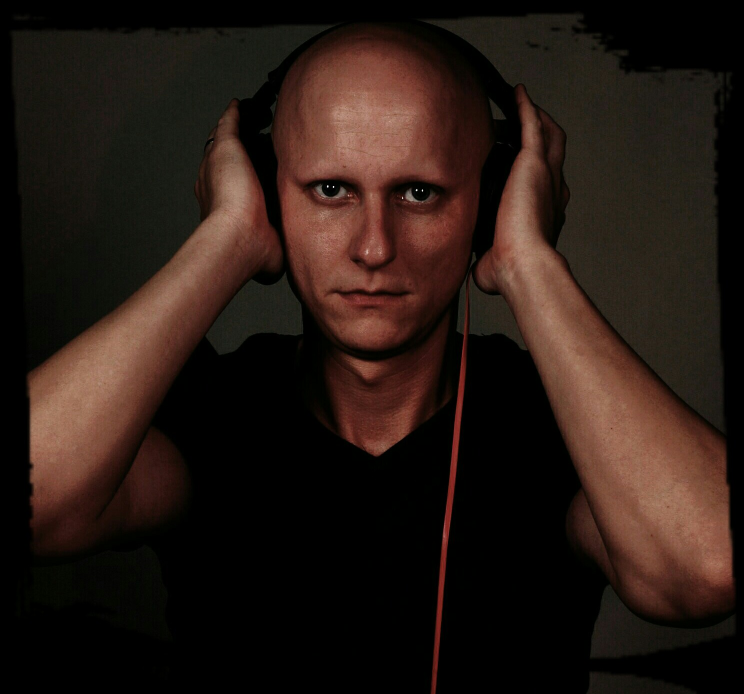
#> input picture week_5/logo_do_Pillow.JPG, 1488 x 1388 px (shown at 1/2 size)
$ python resize_logo.py
#> lines starting #> are read from the running program, lines starting #| are printed output that depends on the picture
from PIL import Image

im = Image.open('logo_do_Pillow.JPG')
#> im is the input picture: PIL image 1488x1388 RGB; mean R, G, B 39.4, 25.8, 19.6
thumbnail = im.resize((320, 300))
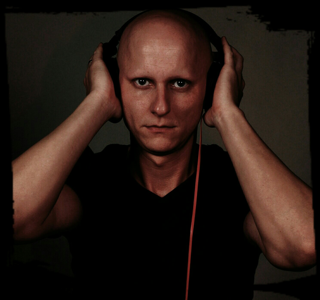
#> thumbnail: PIL image 320x300 RGB; mean R, G, B 39.4, 25.8, 19.6
thumbnail.save('logo_do_Pillow_resized.jpg')
